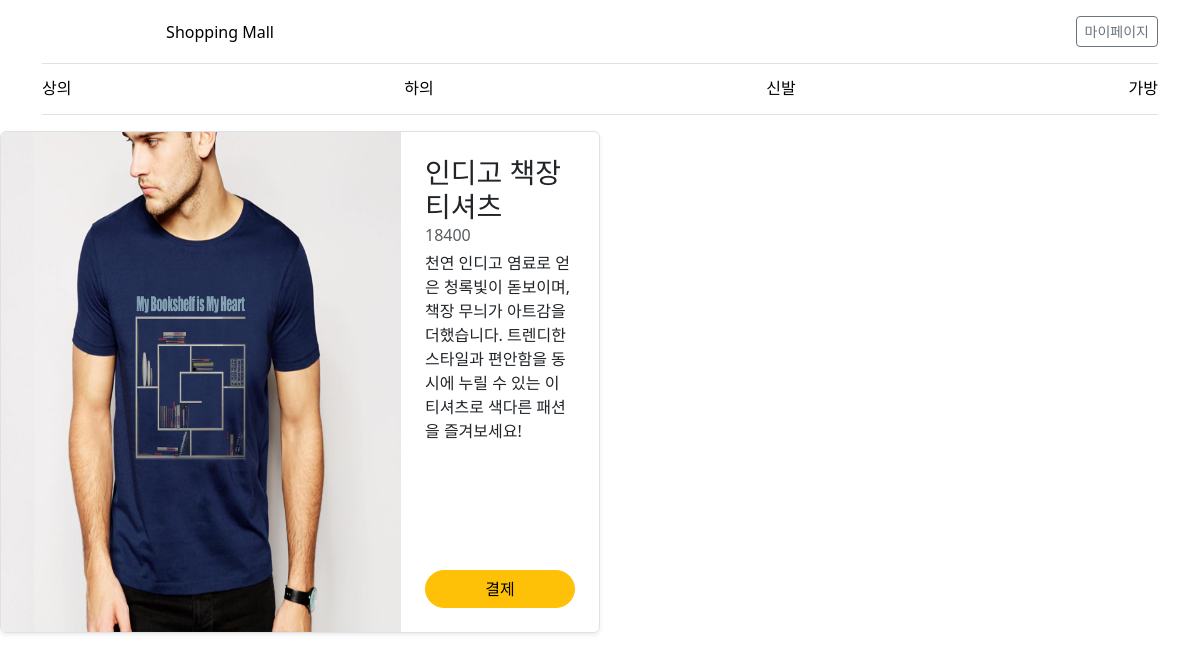
The app's page /top/2/ with its own data.
### top/models.py (models this page shows)
class Top(models.Model):
    subject = models.CharField(max_length=200)
    price = models.IntegerField()
    explain = models.CharField(max_length=500)
    img = models.ImageField(upload_to='photo/', default='photo/no_image.png')

### top/views.py (the view)
# urls.py: path('<int:top_id>/', views.detail, name='detail'),
def detail(request, top_id):
    top = Top.objects.get(id=top_id)
    context = {'top':top}
    return render(request, 'top/top_detail.html', context)

### templates/top/top_detail.html (shortened to what this page needs)
<link href="https://cdn.jsdelivr.net/npm/bootstrap@5.3.1/dist/css/bootstrap.min.css" rel="stylesheet">
<div class="container">
    <header class="border-bottom lh-1 py-3">
      <div class="row flex-nowrap justify-content-between align-items-center">
        <div class="col-4 text-center">
          <a class="blog-header-logo text-body-emphasis text-decoration-none" href="/top"><font style="vertical-align: inherit;"><font style="vertical-align: inherit;">Shopping Mall</font></font></a>
        </div>
        <div class="col-4 d-flex justify-content-end align-items-center">
          <a class="btn btn-sm btn-outline-secondary" href="/mypage"><font style="vertical-align: inherit;"><font style="vertical-align: inherit;">마이페이지</font></font></a>
        </div>
      </div>
    </header>
    <div class="nav-scroller py-1 mb-3 border-bottom">
        <nav class="nav nav-underline justify-content-between">
            <a class="nav-item nav-link link-body-emphasis" href="/top"><font style="vertical-align: inherit;"><font style="vertical-align: inherit;">상의</font></font></a>
            <a class="nav-item nav-link link-body-emphasis" href="/bottoms"><font style="vertical-align: inherit;"><font style="vertical-align: inherit;">하의</font></font></a>
            <a class="nav-item nav-link link-body-emphasis" href="/shoes"><font style="vertical-align: inherit;"><font style="vertical-align: inherit;">신발</font></font></a>
            <a class="nav-item nav-link link-body-emphasis" href="/bag"><font style="vertical-align: inherit;"><font style="vertical-align: inherit;">가방</font></font></a>
        </nav>
    </div>
  </div>
  <div class="col-md-6">
    <div class="row g-0 border rounded overflow-hidden flex-md-row mb-4 shadow-sm h-md-250 position-relative">
        <div class="col-auto d-none d-lg-block">
            <img src="{{ top.img.url }}" width="400dp" height="500dp">
        </div>
        <div class="col p-4 d-flex flex-column position-static">
            <h3 class="mb-0">{{ top.subject }}</h3>
            <div class="mb-1 text-body-secondary">{{ top.price }}</div>
            <p class="card-text mb-auto">{{ top.explain }}</p>
            <button class="btn btn-warning rounded-pill px-3" onclick="window.location.href='{% url 'top:payment' top.id %}'">결제</button>
        </div>
    </div>
  </div>

### records on screen
Top: img (picture), subject "인디고 책장 티셔츠", price "18400", explain "천연 인디고 염료로 얻은 청록빛이 돋보이며, 책장 무늬가 아트감을 더했습니다. 트렌디한 스타일과 편안함을 동시에 누릴 수 있는 이 티셔츠로 색다른 패션을 즐겨보세요!"
